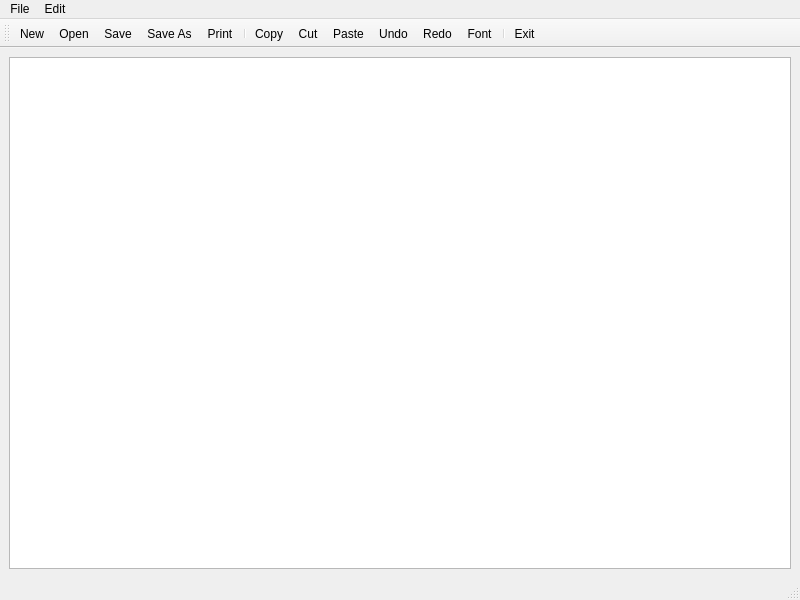
<?xml version="1.0" encoding="UTF-8"?>
<ui version="4.0">
 <class>Notepad</class>
 <widget class="QMainWindow" name="Notepad">
  <property name="geometry">
   <rect>
    <x>0</x>
    <y>0</y>
    <width>800</width>
    <height>600</height>
   </rect>
  </property>
  <property name="windowTitle">
   <string>Notepad</string>
  </property>
  <widget class="QWidget" name="centralwidget">
   <layout class="QVBoxLayout" name="verticalLayout">
    <item>
     <widget class="QTextEdit" name="textEdit"/>
    </item>
   </layout>
  </widget>
  <widget class="QMenuBar" name="menubar">
   <property name="geometry">
    <rect>
     <x>0</x>
     <y>0</y>
     <width>800</width>
     <height>24</height>
    </rect>
   </property>
   <widget class="QMenu" name="menuFile">
    <property name="title">
     <string>File</string>
    </property>
    <addaction name="actionAbout"/>
    <addaction name="separator"/>
    <addaction name="actionNew"/>
    <addaction name="actionOpen"/>
    <addaction name="actionSave"/>
    <addaction name="actionSave_As"/>
    <addaction name="actionPrint"/>
    <addaction name="separator"/>
    <addaction name="actionExit"/>
   </widget>
   <widget class="QMenu" name="menuEdit">
    <property name="title">
     <string>Edit</string>
    </property>
    <addaction name="actionCopy"/>
    <addaction name="actionCut"/>
    <addaction name="actionPaste"/>
    <addaction name="separator"/>
    <addaction name="actionUndo"/>
    <addaction name="actionRedo"/>
    <addaction name="separator"/>
    <addaction name="actionFont"/>
    <addaction name="actionBold"/>
    <addaction name="actionUnderline"/>
    <addaction name="actionItalic"/>
   </widget>
   <addaction name="menuFile"/>
   <addaction name="menuEdit"/>
  </widget>
  <widget class="QStatusBar" name="statusbar"/>
  <widget class="QToolBar" name="toolBar">
   <property name="windowTitle">
    <string>toolBar</string>
   </property>
   <attribute name="toolBarArea">
    <enum>TopToolBarArea</enum>
   </attribute>
   <attribute name="toolBarBreak">
    <bool>false</bool>
   </attribute>
   <addaction name="actionNew"/>
   <addaction name="actionOpen"/>
   <addaction name="actionSave"/>
   <addaction name="actionSave_As"/>
   <addaction name="actionPrint"/>
   <addaction name="separator"/>
   <addaction name="actionCopy"/>
   <addaction name="actionCut"/>
   <addaction name="actionPaste"/>
   <addaction name="actionUndo"/>
   <addaction name="actionRedo"/>
   <addaction name="actionFont"/>
   <addaction name="separator"/>
   <addaction name="actionExit"/>
  </widget>
  <action name="actionNew">
   <property name="icon">
    <iconset theme="New" resource="notepad.qrc">
     <normaloff>:/icons/new2.png</normaloff>:/icons/new2.png</iconset>
   </property>
   <property name="text">
    <string>New</string>
   </property>
   <property name="shortcut">
    <string>Ctrl+N</string>
   </property>
  </action>
  <action name="actionOpen">
   <property name="icon">
    <iconset resource="notepad.qrc">
     <normaloff>:/icons/open2.png</normaloff>:/icons/open2.png</iconset>
   </property>
   <property name="text">
    <string>Open</string>
   </property>
   <property name="shortcut">
    <string>Ctrl+O</string>
   </property>
  </action>
  <action name="actionSave">
   <property name="icon">
    <iconset resource="notepad.qrc">
     <normaloff>:/icons/save.png</normaloff>:/icons/save.png</iconset>
   </property>
   <property name="text">
    <string>Save</string>
   </property>
   <property name="shortcut">
    <string>Ctrl+S</string>
   </property>
  </action>
  <action name="actionSave_As">
   <property name="icon">
    <iconset resource="notepad.qrc">
     <normaloff>:/icons/save_as.png</normaloff>:/icons/save_as.png</iconset>
   </property>
   <property name="text">
    <string>Save As</string>
   </property>
   <property name="shortcut">
    <string>Ctrl+Shift+S</string>
   </property>
  </action>
  <action name="actionPrint">
   <property name="icon">
    <iconset resource="notepad.qrc">
     <normaloff>:/icons/print.png</normaloff>:/icons/print.png</iconset>
   </property>
   <property name="text">
    <string>Print</string>
   </property>
   <property name="shortcut">
    <string>Ctrl+P</string>
   </property>
  </action>
  <action name="actionExit">
   <property name="icon">
    <iconset resource="notepad.qrc">
     <normaloff>:/icons/exit.png</normaloff>:/icons/exit.png</iconset>
   </property>
   <property name="text">
    <string>Exit</string>
   </property>
   <property name="shortcut">
    <string>Ctrl+Q</string>
   </property>
  </action>
  <action name="actionCopy">
   <property name="icon">
    <iconset resource="notepad.qrc">
     <normaloff>:/icons/copy.png</normaloff>:/icons/copy.png</iconset>
   </property>
   <property name="text">
    <string>Copy</string>
   </property>
   <property name="shortcut">
    <string>Ctrl+V</string>
   </property>
  </action>
  <action name="actionCut">
   <property name="icon">
    <iconset resource="notepad.qrc">
     <normaloff>:/icons/cut.png</normaloff>:/icons/cut.png</iconset>
   </property>
   <property name="text">
    <string>Cut</string>
   </property>
   <property name="shortcut">
    <string>Ctrl+X</string>
   </property>
  </action>
  <action name="actionPaste">
   <property name="icon">
    <iconset resource="notepad.qrc">
     <normaloff>:/icons/paste.png</normaloff>:/icons/paste.png</iconset>
   </property>
   <property name="text">
    <string>Paste</string>
   </property>
   <property name="shortcut">
    <string>Ctrl+V</string>
   </property>
  </action>
  <action name="actionUndo">
   <property name="icon">
    <iconset resource="notepad.qrc">
     <normaloff>:/icons/undo.png</normaloff>:/icons/undo.png</iconset>
   </property>
   <property name="text">
    <string>Undo</string>
   </property>
   <property name="shortcut">
    <string>Ctrl+Z</string>
   </property>
  </action>
  <action name="actionRedo">
   <property name="icon">
    <iconset resource="notepad.qrc">
     <normaloff>:/icons/redo.png</normaloff>:/icons/redo.png</iconset>
   </property>
   <property name="text">
    <string>Redo</string>
   </property>
   <property name="shortcut">
    <string>Ctrl+Shift+Z</string>
   </property>
  </action>
  <action name="actionFont">
   <property name="icon">
    <iconset resource="notepad.qrc">
     <normaloff>:/icons/font.png</normaloff>:/icons/font.png</iconset>
   </property>
   <property name="text">
    <string>Font</string>
   </property>
   <property name="shortcut">
    <string>Ctrl+Shift+F</string>
   </property>
  </action>
  <action name="actionBold">
   <property name="checkable">
    <bool>true</bool>
   </property>
   <property name="text">
    <string>Bold</string>
   </property>
   <property name="shortcut">
    <string>Ctrl+B</string>
   </property>
  </action>
  <action name="actionUnderline">
   <property name="checkable">
    <bool>true</bool>
   </property>
   <property name="text">
    <string>Underline</string>
   </property>
   <property name="shortcut">
    <string>Ctrl+U</string>
   </property>
  </action>
  <action name="actionItalic">
   <property name="checkable">
    <bool>true</bool>
   </property>
   <property name="text">
    <string>Italic</string>
   </property>
   <property name="shortcut">
    <string>Ctrl+I</string>
   </property>
  </action>
  <action name="actionAbout">
   <property name="text">
    <string>About</string>
   </property>
  </action>
 </widget>
 <resources>
  <include location="notepad.qrc"/>
 </resources>
 <connections/>
</ui>
